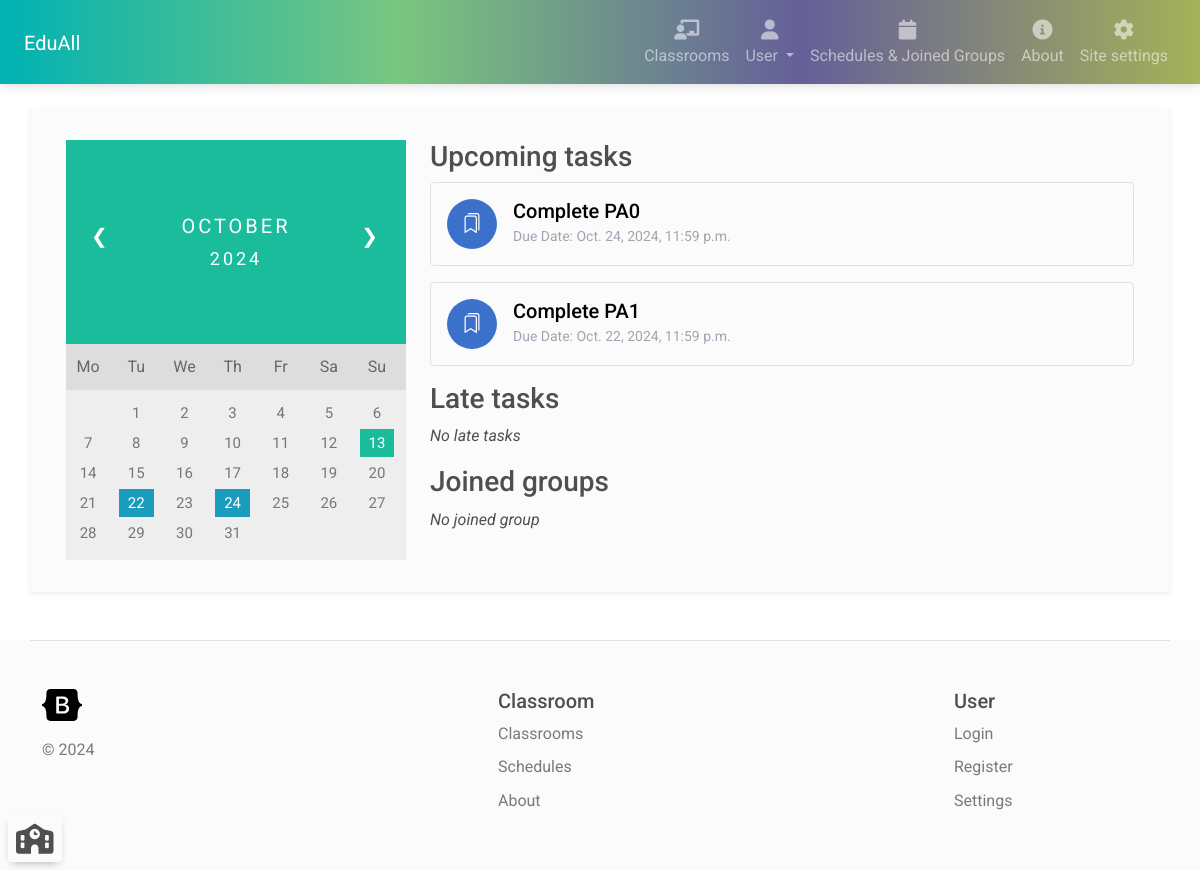
Before: /user/schedule (signed in) with the older database file.
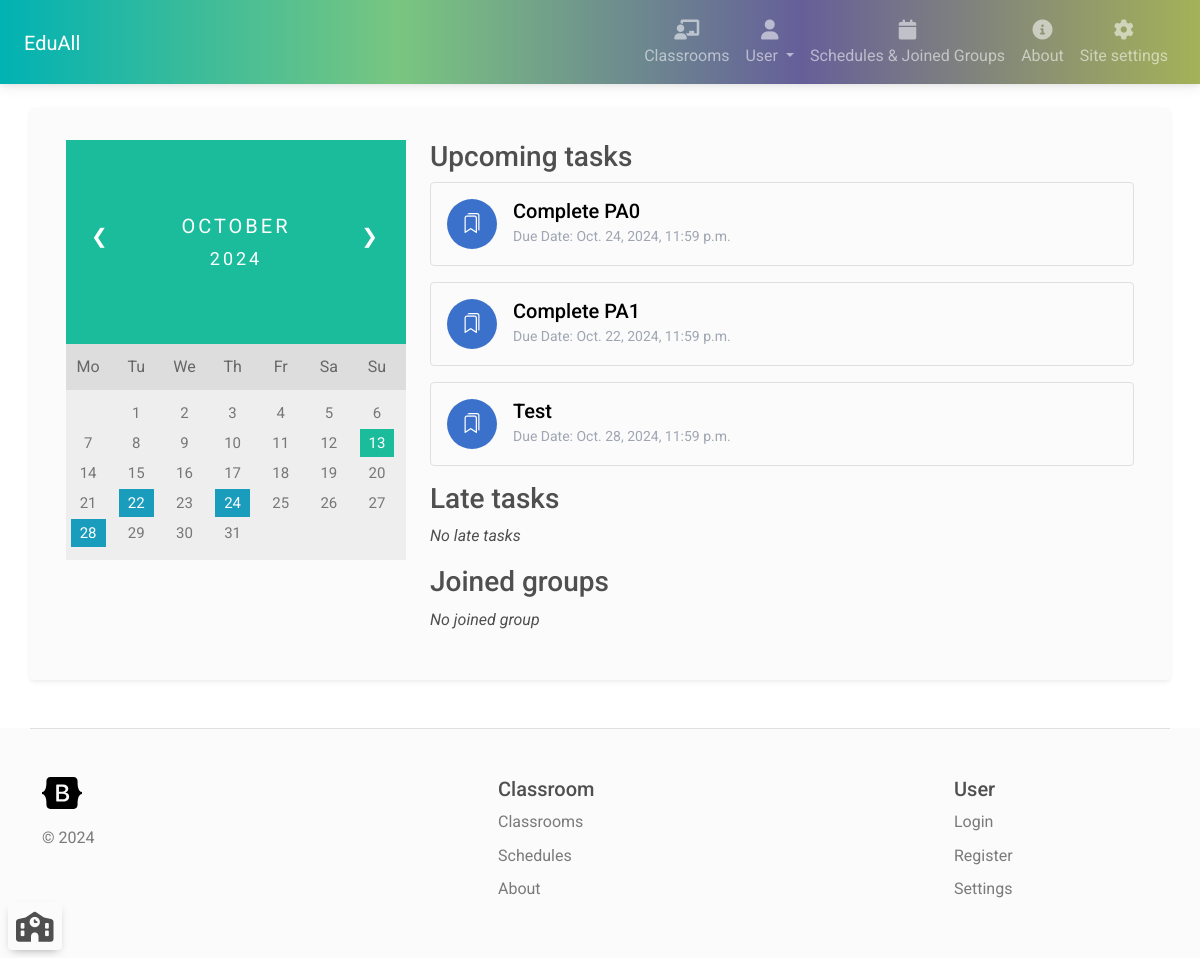
After: the same page with the newer database file.
### classroom_manager/models.py (models this page shows, shortened)
class ClassroomTask(models.Model):
    isAssignment = models.BooleanField(default=True)
    title = models.CharField(max_length=200, null=True)
    description = models.CharField(max_length=5000, null=True)
    classroom = models.ForeignKey(Classroom, on_delete=models.CASCADE)
    deadline = models.DateTimeField(null=True)
    acceptLateSubmission = models.BooleanField(default=True)
    weight = models.FloatField(default=0.0)

### classroom_manager/views.py (the view)
# urls.py: path('user/schedule', views.allTaskSchedules, name="all_task_schedules"),
@login_required(login_url='login')
def allTaskSchedules(request: HttpRequest):
    if request.method == 'GET':
        now = timezone.now()
        lateTaskScope = now - relativedelta.relativedelta(months=2)
        upcomingTasks = ClassroomTask.objects.filter((Q(classroom__students__id__contains=request.user.id) )& Q(deadline__gte=now) ).all()
        lateTasks = ClassroomTask.objects.filter((Q(classroom__students__id__contains=request.user.id) )& Q(deadline__gte=lateTaskScope) & Q(deadline__lte=now)).all()
        taskDates = [task.deadline for task in upcomingTasks] + [task.deadline for task in lateTasks]
        taskDates = list(set(taskDates))
        lastMonth = False; nextMonth = False
        if request.GET.get('lastMonth') != None:
            now = now - relativedelta.relativedelta(months=1)
            lastMonth = True
        elif request.GET.get('nextMonth') != None:
            now = now + relativedelta.relativedelta(months=1)
            nextMonth = True
        daysWithDeadlines = []
        for taskDate in taskDates:
            if taskDate.month == now.month and taskDate.year == now.year:
                daysWithDeadlines.append(taskDate.day)
        firstDay = now.replace(day=1)
        firstDayWeekday = firstDay.weekday()
        numberDaysOfMonth = (firstDay + relativedelta.relativedelta(months=1) - relativedelta.relativedelta(days=1)).day
        if request.GET.get('lastMonth') == None and request.GET.get('nextMonth') == None:
            currentDay = now.day
        else:
            currentDay = None
        daysArray = list(range(1, numberDaysOfMonth + 1))
        daysArray = [''] * firstDayWeekday + daysArray
        monthString = now.strftime("%B")
        yearString = str(now.year)
        groupsJoined = LearnGroup.objects.filter(students__id__contains=request.user.id).all()
        context = {'upcomingTasks': upcomingTasks, 'lateTasks': lateTasks,
                   'daysArray': daysArray, 'currentDay': currentDay, 'monthString': monthString,
                   'yearString': yearString, 'daysWithDeadlines': daysWithDeadlines, 'lastMonth': lastMonth,
                   'nextMonth': nextMonth, 'joinedGroups': groupsJoined}
        return render(request, 'all_task_schedules.html', context)
    else:
        return render(request, '404page.html')

### classroom_manager/templates/all_task_schedules.html (shortened to what this page needs)
{% extends 'navbar.html' %}
{% block content %}
    <div class="container py-3">
        <div class="row">
            <div class="col-12 col-lg-4">
                <div class="month">
                    <ul>
                    {% if nextMonth == False %}
                    <li class="prev" style="list-style-type: none;">
                        <a href="{% url 'all_task_schedules' %}?lastMonth=true" class="text-white">&#10094;</a>
                    </li>
                    {% else %}
                    <li class="prev" style="list-style-type: none;">
                        <a href="{% url 'all_task_schedules' %}" class="text-white">&#10094;</a>
                    </li>
                    {% endif %}
                    {% if lastMonth == False %}
                    <li class="next" style="list-style-type: none;">
                        <a href="{% url 'all_task_schedules' %}?nextMonth=true" class="text-white">&#10095;</a>
                    </li>
                    {% else %}
                    <li class="next" style="list-style-type: none;">
                        <a href="{% url 'all_task_schedules' %}" class="text-white">&#10095;</a>
                    </li>
                    {% endif %}
                    <li style="list-style-type: none;">{{ monthString }}
                        <br><span style="font-size:18px">{{ yearString }}</span>
                    </li>
                    </ul>
                </div>
                <ul class="weekdays">
                    <li>Mo</li>
                    <li>Tu</li>
                    <li>We</li>
                    <li>Th</li>
                    <li>Fr</li>
                    <li>Sa</li>
                    <li>Su</li>
                </ul>
                <ul class="days">
                {% for i in daysArray %}
                    {% if i == currentDay and i in daysWithDeadlines %}
                        <li><span class="active haveDeadline">{{ i }}</span></li>
                    {% elif i == currentDay %}
                        <li><span class="active">{{ i }}</span></li>
                    {% elif i in daysWithDeadlines %}
                        <li><span class="haveDeadline">{{ i }}</span></li>
                    {% else %}
                        <li>{{ i }}</li>
                    {% endif %}
                {% endfor %}
                </ul>
            </div>
            <div class="col-12 col-lg-8">
                <h3>Upcoming tasks</h3>
                {% for upcomingTask in upcomingTasks %}
                <a href="{% url 'task_details' upcomingTask.id %}" class="text-decoration-none">
                    <div class="border rounded p-3 mb-3">
                        <div class="d-flex align-items-center">
                            <div class="bg-primary rounded-circle me-2" style="width: 50px; height: 50px; position: relative;">
                                {% if upcomingTask.isAssignment %}
                                    <i class="bi bi-bookmarks text-white" style="font-size: 20px; position: absolute; top: 50%; left: 50%; transform: translate(-50%, -50%);"></i>
                                {% else %}
                                    <i class="bi bi-list-task text-white" style="font-size: 20px; position: absolute; top: 50%; left: 50%; transform: translate(-50%, -50%);"></i>
                                {% endif %}
                            </div>
                            <div class="ms-2">
                                <h5 class="text-black m-auto">{{ upcomingTask.title }}</h5>
                                <p class="text-secondary m-auto"><small>Due Date: {{ upcomingTask.deadline }}</small></p>
                            </div>
                        </div>
                    </div>
                </a>
                {% endfor %}
                <h3>Late tasks</h3>
                {% if not lateTasks %}
                    <p><i>No late tasks</i></p>
                {% endif %}
                <h3>Joined groups</h3>
                {% if not joinedGroups %}
                    <p><i>No joined group</i></p>
                {% endif %}
            </div>
        </div>
    </div>
{% endblock %}

Changed rows visible on the page:
added ClassroomTask: isAssignment True (drawn), title "Test", deadline "Oct. 28, 2024, 11:59 p.m."
Other visible differences:
list line gone: "28"
new list line: "28"
